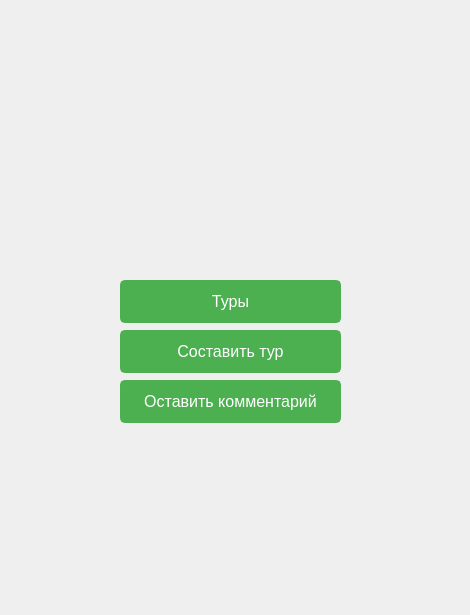
<?xml version="1.0" encoding="UTF-8"?>
<ui version="4.0">
 <class>client_form</class>
 <widget class="QFrame" name="client_form">
  <property name="geometry">
   <rect>
    <x>0</x>
    <y>0</y>
    <width>470</width>
    <height>615</height>
   </rect>
  </property>
  <property name="windowTitle">
   <string>Frame</string>
  </property>
  <property name="styleSheet">
   <string notr="true"/>
  </property>
  <widget class="QPushButton" name="comment">
   <property name="geometry">
    <rect>
     <x>120</x>
     <y>380</y>
     <width>221</width>
     <height>43</height>
    </rect>
   </property>
   <property name="styleSheet">
    <string notr="true">QPushButton{
  display: inline-block;
  padding: 10px 20px;
  font-size: 16px;
  text-align: center;
  text-decoration: none;
  background-color: #4CAF50;
  color: white;
  border: 2px solid #4CAF50;
  border-radius: 5px;
  transition: background-color 0.3s ease;
}
QPushButton:hover {
  background-color: #45a049;
  border-color: #45a049;
}
</string>
   </property>
   <property name="text">
    <string>Оставить комментарий</string>
   </property>
  </widget>
  <widget class="QPushButton" name="order">
   <property name="geometry">
    <rect>
     <x>120</x>
     <y>330</y>
     <width>221</width>
     <height>43</height>
    </rect>
   </property>
   <property name="styleSheet">
    <string notr="true">QPushButton{
  display: inline-block;
  padding: 10px 20px;
  font-size: 16px;
  text-align: center;
  text-decoration: none;
  background-color: #4CAF50;
  color: white;
  border: 2px solid #4CAF50;
  border-radius: 5px;
  transition: background-color 0.3s ease;
}
QPushButton:hover {
  background-color: #45a049;
  border-color: #45a049;
}
</string>
   </property>
   <property name="text">
    <string>Составить тур</string>
   </property>
  </widget>
  <widget class="QPushButton" name="tours">
   <property name="geometry">
    <rect>
     <x>120</x>
     <y>280</y>
     <width>221</width>
     <height>43</height>
    </rect>
   </property>
   <property name="layoutDirection">
    <enum>Qt::LeftToRight</enum>
   </property>
   <property name="styleSheet">
    <string notr="true">QPushButton{
  display: inline-block;
  padding: 10px 20px;
  font-size: 16px;
  text-align: center;
  text-decoration: none;
  background-color: #4CAF50;
  color: white;
  border: 2px solid #4CAF50;
  border-radius: 5px;
  transition: background-color 0.3s ease;
}
QPushButton:hover {
  background-color: #45a049;
  border-color: #45a049;
}
</string>
   </property>
   <property name="text">
    <string>Туры</string>
   </property>
  </widget>
 </widget>
 <resources/>
 <connections/>
</ui>
